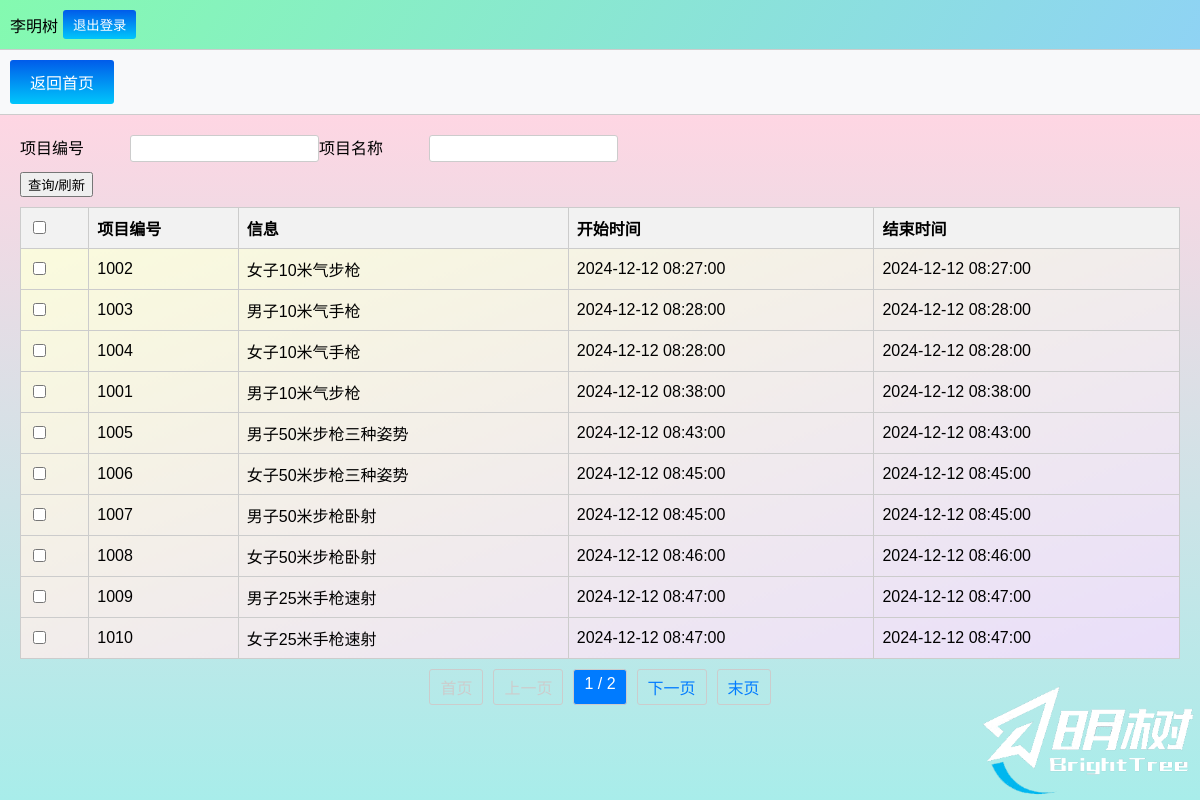
Screenshot of /user_competition/ with the database file from the repository.
### app1/models.py (models this page shows, shortened)
class User(models.Model):
    user_id = models.CharField(max_length=20, unique=True)
    password = models.CharField(max_length=100)
    name = models.CharField(max_length=100,default=False)
    date_joined = models.DateTimeField(default=timezone.now)

class Event(models.Model):
    event_id = models.CharField(max_length=100)
    event_name = models.TextField()
    start_time = models.DateTimeField()
    end_time = models.DateTimeField()

### app1/views.py (the view)
# urls.py: path('user_competition/', views.user_competition, name='user_competition'),
def user_competition(request):
    response = checkloginuser(request)
    if response:
        return response
    user_ip = request.META.get('HTTP_X_FORWARDED_FOR', request.META.get('REMOTE_ADDR')).split(',')[0]
    try:
        login_record = NowLogin.objects.get(ip=user_ip)
        user_id = login_record.login  # 获取登录名，即user_id
        user = User.objects.get(user_id=user_id)
        user_name = user.name  # 获取用户名
    except NowLogin.DoesNotExist:
        user_name = None  # 如果没有找到对应的登录记录
    except User.DoesNotExist:
        user_name = None  # 如果没有找到对应的用户
    event_id = request.GET.get('event_id', '')
    event_name = request.GET.get('event_name', '')
    events = Event.objects.all()
    if event_id:
        events = events.filter(event_id=event_id)
    if event_name:
        events = events.filter(event_name__icontains=event_name)
    paginator = Paginator(events, 10)  # 每页显示 10 条记录
    page_number = request.GET.get('page')  # 获取当前页码
    page_obj = paginator.get_page(page_number)  # 获取当前页的分页对象
    return render(request, 'user_competition.html', {
        'page_obj': page_obj,
        'event_id': event_id,
        'user':user,
        'user_name': user_name,
        'event_name': event_name
    })

### app1/views.py (called while the page is built)
def checkloginuser(request):
    ip_address = request.META.get('REMOTE_ADDR')
    user_logged = NowLogin.objects.filter(ip=ip_address).exists()
    user_logged_in = NowLogin.objects.filter(ip=ip_address, success=False).exists()
    if not user_logged:
        return redirect('login')
    if user_logged_in:
        return redirect('login')
    return None

### app1/templates/user_competition.html (shortened to what this page needs)
<!DOCTYPE html>
<html lang="zh-CN">
<head>
{% load static %}
</head>
<body>
    <div class="toolbar">
        <div class="left-section">
            {% if user_name %}
                <a>{{ user_name }}</a>
            {% else %}
                <a>用户</a>
            {% endif %}
            <a href="{% url 'logout' %}" class="register-btn"><button>退出登录</button></a>
<img src="{% static 'images/logo.png' %}" alt="Logo" class="logo">
        </div>
    </div>
    <div class="button-bar">
        <a href="{% url 'user_dashboard' %}" ><button >返回首页</button></a>
    </div>
    <div class="main-content">
        <form method="GET" action="{% url 'user_competition' %}">
            <div class="input-row">
                <label for="event_id">项目编号</label>
                <input type="text" id="event_id" name="event_id">
                <label for="event_name">项目名称</label>
                <input type="text" id="event_name" name="event_name">
            </div>
            <div class="buttons">
                <button type="submit">查询/刷新</button>
            </div>
        </form>
        {% load tz %}
    <form method="POST" action="{% url 'delete_selected_competitions' %}">
        <table class="table">
            <thead>
                <tr>
                    <th class="checkbox-column">
                        <input type="checkbox" id="select-all">
                    </th>
                    <th>项目编号</th>
                    <th>信息</th>
                    <th>开始时间</th>
                    <th>结束时间</th>
                </tr>
            </thead>
            <tbody>
                {% if page_obj %}
                    {% for event in page_obj %}
                        <tr>
                            <td class="checkbox-column">
                                <input type="checkbox" name="selected_events" value="{{ event.id }}">
                            </td>
                            <td>{{ event.event_id }}</td>
                            <td>{{ event.event_name }}</td>
                            <td>{% timezone 'Asia/Shanghai' %}{{ event.start_time|localtime|date:"Y-m-d H:i:s" }}{% endtimezone %}</td>
                        <td>{% timezone 'Asia/Shanghai' %}{{ event.end_time|localtime|date:"Y-m-d H:i:s" }}{% endtimezone %}</td>
                        </tr>
                    {% empty %}
                        <tr>
                            <td colspan="5">没有数据（点击查询刷新）。</td>
                        </tr>
                    {% endfor %}
                {% else %}
                    <tr>
                        <td colspan="5">没有数据（点击查询刷新）。</td>
                    </tr>
                {% endif %}
            </tbody>
        </table>
    </form>
    <div class="pagination">
        {% if page_obj.has_previous %}
        <a href="?page=1&event_id={{ event_id }}&event_name={{ event_name }}">首页</a>
        <a href="?page={{ page_obj.previous_page_number }}&event_id={{ event_id }}&event_name={{ event_name }}">上一页</a>
        {% else %}
        <span class="disabled">首页</span>
        <span class="disabled">上一页</span>
        {% endif %}
        <span class="current-page">{{ page_obj.number }} / {{ page_obj.paginator.num_pages }}</span>
        {% if page_obj.has_next %}
        <a href="?page={{ page_obj.next_page_number }}&event_id={{ event_id }}&event_name={{ event_name }}">下一页</a>
        <a href="?page={{ page_obj.paginator.num_pages }}&event_id={{ event_id }}&event_name={{ event_name }}">末页</a>
        {% else %}
        <span class="disabled">下一页</span>
        <span class="disabled">末页</span>
        {% endif %}
    </div>
    </div>
</body>
</html>

### app1/templates/user_competition.html (style rules this page uses)
body { font-family: Arial, sans-serif; margin: 0; padding: 0; display: flex; flex-direction: column; align-items: stretch; height: 100vh; }
.logo { position: absolute; bottom: 0px; right: 0px; width: 220px; }
.toolbar { display: flex; align-items: center; justify-content: space-between; padding: 10px; background-image: linear-gradient(120deg, #84fab0 0%, #8fd3f4 100%); border-bottom: 1px solid #ccc; }
.toolbar .left-section { display: flex; align-items: center; }
.toolbar button { padding: 5px 10px; margin-left: 5px; border: none; background-image: linear-gradient(to top, #00c6fb 0%, #005bea 100%); color: white; border-radius: 3px; cursor: pointer; }
.button-bar { display: flex; justify-content: flex-start; padding: 10px; background-color: #f8f9fa; border-bottom: 1px solid #ccc; }
.button-bar button { padding: 10px 20px; margin-right: 10px; border: none; background-image: linear-gradient(to top, #00c6fb 0%, #005bea 100%); color: white; border-radius: 3px; cursor: pointer; font-size: 16px; }
.main-content { flex: 1; padding: 20px; box-sizing: border-box; background-image: linear-gradient(to top, #a8edea 0%, #fed6e3 100%); }
.input-row { display: flex; margin-bottom: 10px; }
.input-row label { width: 100px; margin-right: 10px; }
.input-row input { padding: 5px; border: 1px solid #ccc; border-radius: 3px; }
.buttons { margin-bottom: 10px; }
.table { width: 100%; border-collapse: collapse; background-image: linear-gradient(-20deg, #e9defa 0%, #fbfcdb 100%); }
.table th, .table td { border: 1px solid #ccc; padding: 8px; text-align: left; }
.table th { background-color: #f2f2f2; }
.pagination { display: flex; justify-content: center; padding: 10px; }
.pagination a, .pagination span { padding: 5px 10px; margin: 0 5px; border: 1px solid #ccc; border-radius: 3px; text-decoration: none; color: #007bff; }
.pagination .current-page { background-color: #007bff; color: white; }
.pagination .disabled { color: #ccc; pointer-events: none; }
.checkbox-column { text-align: center; }

### rows the page displays
User: name "李明树"
Event: event_id "1002", event_name "女子10米气步枪", start_time "2024-12-12 08:27:00", end_time "2024-12-12 08:27:00"
Event: event_id "1003", event_name "男子10米气手枪", start_time "2024-12-12 08:28:00", end_time "2024-12-12 08:28:00"
Event: event_id "1004", event_name "女子10米气手枪", start_time "2024-12-12 08:28:00", end_time "2024-12-12 08:28:00"
Event: event_id "1001", event_name "男子10米气步枪", start_time "2024-12-12 08:38:00", end_time "2024-12-12 08:38:00"
Event: event_id "1005", event_name "男子50米步枪三种姿势", start_time "2024-12-12 08:43:00", end_time "2024-12-12 08:43:00"
Event: event_id "1006", event_name "女子50米步枪三种姿势", start_time "2024-12-12 08:45:00", end_time "2024-12-12 08:45:00"
Event: event_id "1007", event_name "男子50米步枪卧射", start_time "2024-12-12 08:45:00", end_time "2024-12-12 08:45:00"
Event: event_id "1008", event_name "女子50米步枪卧射", start_time "2024-12-12 08:46:00", end_time "2024-12-12 08:46:00"
Event: event_id "1009", event_name "男子25米手枪速射", start_time "2024-12-12 08:47:00", end_time "2024-12-12 08:47:00"
Event: event_id "1010", event_name "女子25米手枪速射", start_time "2024-12-12 08:47:00", end_time "2024-12-12 08:47:00"

### other values shown
{{ page_obj.number }} "1"
{{ page_obj.paginator.num_pages }} "2"
